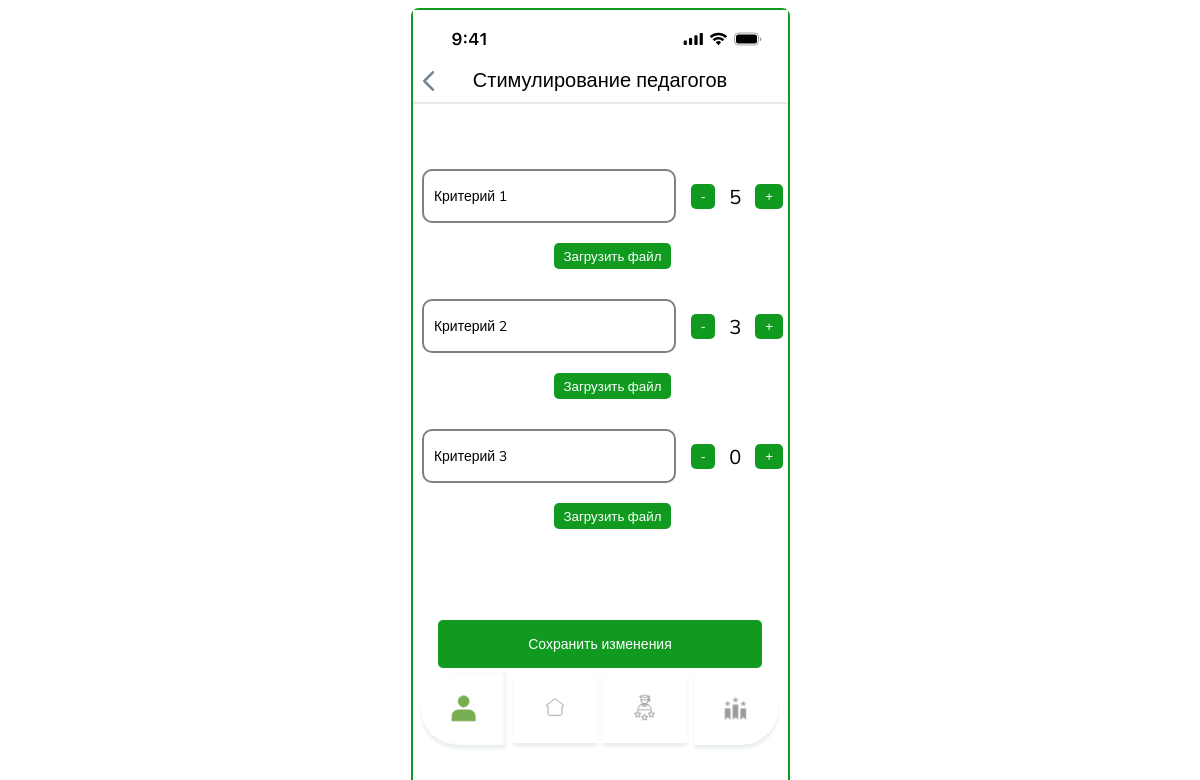
The page / on the database its author committed.
### backend/models.py (models this page shows)
class Criteria(models.Model):
    title = models.CharField('title', max_length=50)
    count = models.IntegerField('count', default=0)

### backend/views.py (the view)
# urls.py: path('', views.index, name='index'),
def index(request):
    data = {
        'criterias': Criteria.objects.all()
    }
    return render(request, 'backend/user/начало.html', data)

### backend/templates/backend/user/начало.html (shortened to what this page needs)
{% extends 'backend/user/layout.html' %}
{% load static %}
{% block styles %}
      <link rel="stylesheet" href="{% static 'backend/css/user/начало.css' %}">
{% endblock styles %}
{% block header %}
  Стимулирование педагогов
{% endblock header %}
{% block content %}
  {% for criteria in criterias %}
            <div class="raschet">
                <a class="redact_gr" href="#" contentEditable="true">{{ criteria.title }}</a>
                <div class="counter">
                    <button class="decrement" type="button">-</button>
                    <span class="count">{{ criteria.count }}</span>
                    <button class="increment" type="button">+</button>
                </div>
            </div>
            <div class="file-upload">
                <button class="uploadButton" type="button">Загрузить файл</button>
            </div>
            {% endfor %}
            <button id="saveButton" data-url="{% url 'update_criterias' %}" type="submit">Сохранить изменения</button>
{% endblock content %}
{% block footer %}
          <div class="image-container">
          <a href="{% url 'index'  %}">
            <img src="{% static 'backend/img/Pers-act.svg' %}" alt="Первая" class="responsive-image">
          </a>
          <a href="{% url 'home_def' %}">
            <img src="{% static 'backend/img/home-def.svg' %}" alt="Вторая" class="responsive-image">
          </a>
          <a href="{% url 'statistics'  %}">
            <img src="{% static 'backend/img/statistics-def.svg' %}" alt="Третья" class="responsive-image">
          </a>
          <a href="{% url 'rating'  %}">
            <img src="{% static 'backend/img/rating-def.svg' %}" alt="Четвертая" class="responsive-image">
          </a>
        </div>
{% endblock footer %}

### backend/static/backend/css/user/начало.css (style rules this page uses)
body { font-family: 'Mulish', sans-serif; }
@media all and (min-width: 375px) { .redact_gr { background-color: white; color: rgb(0, 0, 0); border: 2px solid grey; padding: 10px; text-align: left; text-decoration: none; display: inline-flex; justify-content: flex-start; align-items: center; width: 230px; height: 30px; font-size: 14px; margin: 40px; margin-left: 10px; margin-right: -10px; cursor: pointer; border-radius: 10px; font-family: 'Mulish', sans-serif; } }
@media all and (min-width: 375px) { .raschet { display: flex; justify-content: space-between; align-items: center; margin: -10px; } }
@media all and (min-width: 375px) { .image-container { position: fixed; display: flex; justify-content: space-around; margin-bottom: -1030px; } }
@media all and (min-width: 375px) { .responsive-image { max-width: 90px; height: auto; margin-top: 10px; } }
@media all and (min-width: 375px) { .counter { display: flex; align-items: center; margin-left: 20px; } }
@media all and (min-width: 375px) { button { background-color: #109a20; color: white; border: none; padding: 5px 10px; cursor: pointer; margin: 0 5px; border-radius: 5px; } }
@media all and (min-width: 375px) { .count { font-size: 20px; min-width: 30px; text-align: center; } }
@media all and (min-width: 375px) { .file-upload { margin-top: -10px; } }
@media all and (min-width: 375px) { .uploadButton { font-family: 'Mulish', sans-serif; display: flex; margin-left: 30px; } }
@media all and (min-width: 375px) { #saveButton { position: fixed; background-color: #109a20; color: white; border: none; padding: 15px 90px; cursor: pointer; border-radius: 5px; font-size: 14px; margin-top: 900px; font-family: 'Mulish', sans-serif; } }

### rows shown on the page
Criteria: title "Критерий 1", count "5"
Criteria: title "Критерий 2", count "3"
Criteria: title "Критерий 3", count "0"
